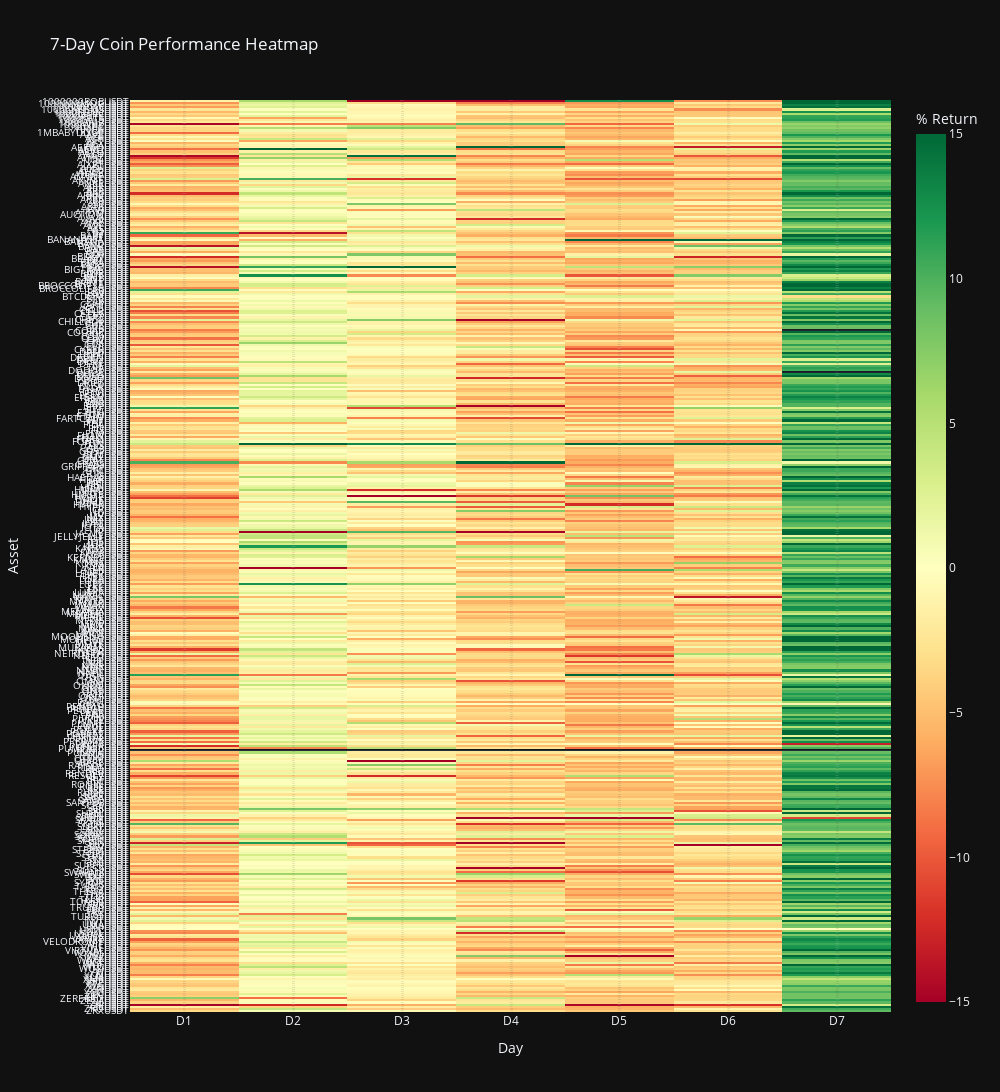

The code cell stored with this chart in its notebook:
### Code cell
# Set the data directory path (adjust as needed)
data_path = "data/"

# List all CSV files in the folder
files = [f for f in os.listdir(data_path) if f.endswith(".csv")]

# Setup date range: last 7 days ending yesterday
today = datetime.now().date()
date_list = [today - timedelta(days=i) for i in range(1, 8)]
date_list.sort()

returns_data = {}

# Process each file
for file in files:
    symbol = file.replace(".csv", "")
    df = pd.read_csv(os.path.join(data_path, file), parse_dates=["datetime"])
    df.set_index("datetime", inplace=True)
    df = df.sort_index()
    
    df["log_return"] = np.log(df["close"] / df["close"].shift(1))
    df["pct_return"] = df["log_return"] * 100
    df["date"] = df.index.date
    
    # Get returns for the last 7 days
    row = []
    for date in date_list:
        val = df[df["date"] == date]["pct_return"]
        row.append(val.iloc[0] if not val.empty else np.nan)
    
    returns_data[symbol] = row

# Create DataFrame
heatmap_df = pd.DataFrame(returns_data, index=[d.strftime('%Y-%m-%d') for d in date_list]).T
heatmap_df.columns = [f"D{i+1}" for i in range(7)]  # Label columns as D1 to D7

# Plot scrollable heatmap using Plotly
fig = px.imshow(
    heatmap_df,
    text_auto=".2f",
    color_continuous_scale="RdYlGn",
    labels=dict(x="Day", y="Asset", color="% Return"),
    aspect="auto",
    title="7-Day Coin Performance Heatmap",
    zmin=-15,  # Set the minimum value for color scale
    zmax=15    # Set the maximum value for color scale
)
fig.update_layout(
    template="plotly_dark",
    height=16000,  # Enough height to show boxes clearly
    width=1000,
    yaxis_nticks=len(heatmap_df),
)
fig.update_yaxes(tickfont=dict(size=10), automargin=True)
fig.show()

### Figure 1 — Plotly figure (JSON) as saved in the notebook; plotly's stock layout.template omitted (floating-point values rounded to 4 significant figures; data arrays with more than 128 entries replaced by an {"elided": "..."} marker saying what was removed)
{"data": [{"coloraxis": "coloraxis", "hovertemplate": "Day: %{x}<br>Asset: %{y}<br>% Return: %{z}<extra></extra>", "name": "0", "texttemplate": "%{z:.2f}", "type": "heatmap", "x": ["D1", "D2", "D3", "D4", "D5", "D6", "D7"], "xaxis": "x", "y": {"elided": "434 str values"}, "yaxis": "y", "z": {"elided": "434x7 float values"}}], "layout": {"coloraxis": {"cmax": 15, "cmin": -15, "colorbar": {"title": {"text": "% Return"}}, "colorscale": [[0, "rgb(165,0,38)"], [0.1, "rgb(215,48,39)"], [0.2, "rgb(244,109,67)"], [0.3, "rgb(253,174,97)"], [0.4, "rgb(254,224,139)"], [0.5, "rgb(255,255,191)"], [0.6, "rgb(217,239,139)"], [0.7, "rgb(166,217,106)"], [0.8, "rgb(102,189,99)"], [0.9, "rgb(26,152,80)"], [1, "rgb(0,104,55)"]]}, "height": 16000, "title": {"text": "7-Day Coin Performance Heatmap"}, "width": 1000, "xaxis": {"anchor": "y", "domain": [0, 1], "title": {"text": "Day"}}, "yaxis": {"anchor": "x", "automargin": true, "autorange": "reversed", "domain": [0, 1], "nticks": 434, "tickfont": {"size": 10}, "title": {"text": "Asset"}}}}
